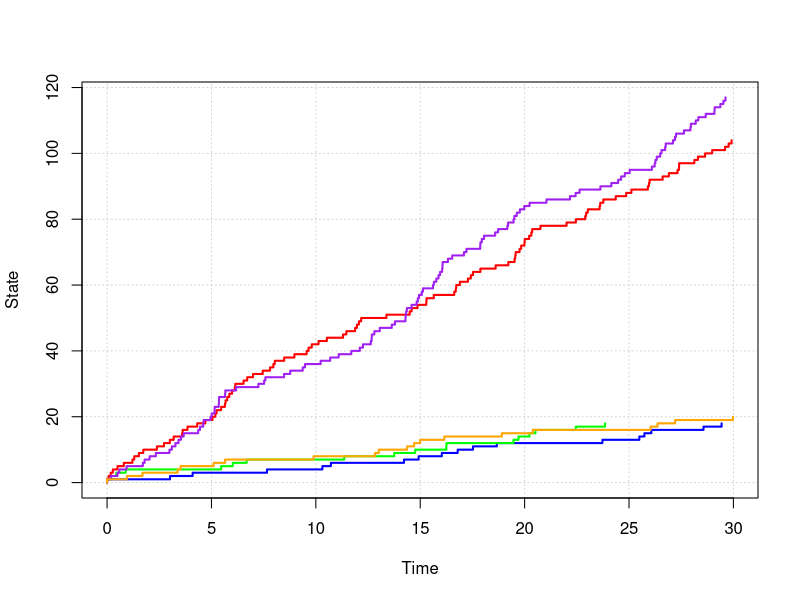

Write the R code that produced this figure.
# Simulación 6.2

# Especificación de los parámetros
t<- 30
p<- c(0.3, 0.7)
lambda<- c(4, 0.5)

# Especificación de los estados y tiempos como dataframes
time<- data.frame()
N<- data.frame()

# Especificación del seed
set.seed(1902238)

# Simulación de la trayectoria
for(j in 1:5)  {

# Fijamos el valor de tasa
Lambda<- lambda[sample(1:2, 1, prob=p)]

# Ajuste de los valores iniciales
time[1,j]<- 0
N[1,j]<- 0

# Gerenación del número total de saltos
njumps<- rpois(1,Lambda*t)

# Generación estandar uniforme
u<- c()
u[1]<- 0
for (i in 2:njumps)
u[i]<- runif(1)

# Cálculo de los tiempos de los eventos
s<- t*sort(u)

# Generación de saltos
for (i in seq(2, 2*njumps, 2)) {
  time[i,j]<- s[i/2]-0.001
  time[i+1,j]<- s[i/2]
  N[i,j]<- N[i-1,j]
  N[i+1,j]<- N[i-1,j]+1
    }
}

# Ploteo de trayectorias simuladas
matplot(time, N, type="l", lty=1, lwd=2, col=c("blue", "green", 
"red", "purple", "orange"), xlab="Time", ylab="State", panel.first=grid())

